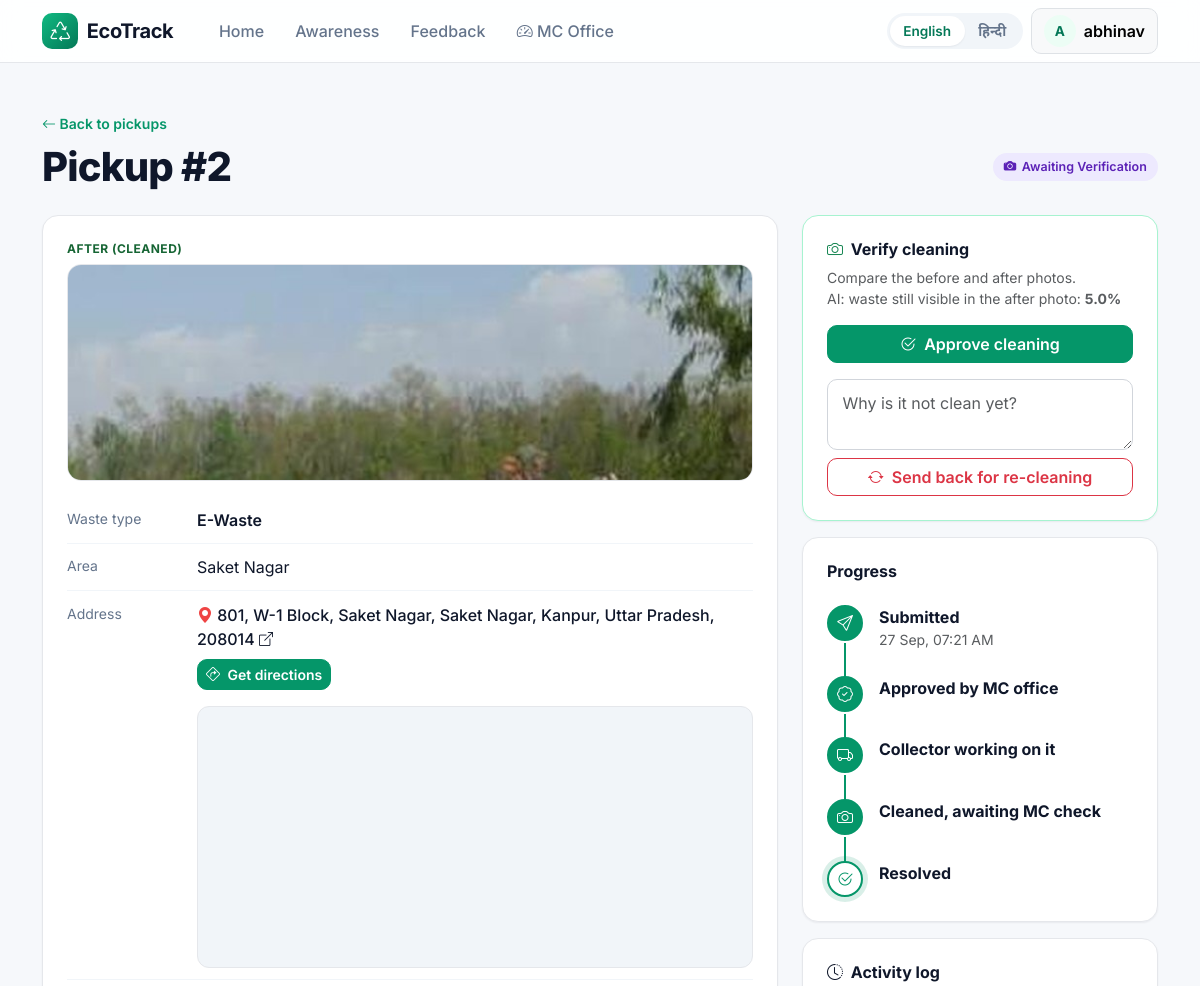
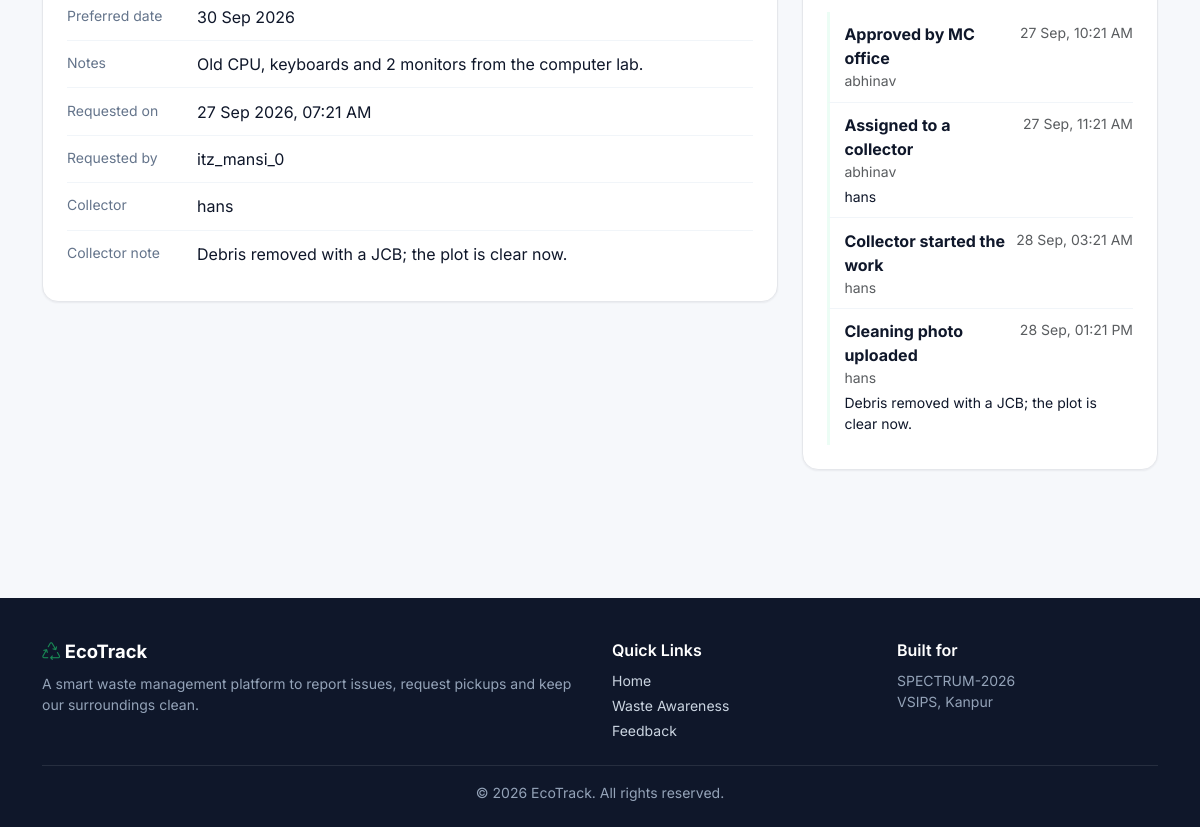
Screenshot of /pickups/2/ (signed in) with the database file from the repository (2 pictures, top to bottom).
### pickups/models.py (models this page shows, shortened)
class PickupRequest(WorkflowBase):
    WASTE_TYPE_CHOICES = [
        ('wet', 'Wet Waste'),
        ('dry', 'Dry Waste'),
        ('recyclable', 'Recyclable'),
        ('hazardous', 'Hazardous'),
        ('ewaste', 'E-Waste'),
    ]
    kind = 'pickup'
    kind_label = 'Pickup'
    user = models.ForeignKey(User, on_delete=models.CASCADE, related_name='pickups')
    waste_type = models.CharField(max_length=20, choices=WASTE_TYPE_CHOICES)
    area = models.CharField(max_length=100, blank=True)
    address = models.CharField(max_length=255)
    preferred_date = models.DateField()
    notes = models.TextField(blank=True)
    created_at = models.DateTimeField(auto_now_add=True)
    class Meta:
        ordering = ['-created_at']
    @property
    def before_image(self):
        return None

### complaints/models.py (models this page shows, shortened)
class ActivityLog(models.Model):
    kind = models.CharField(max_length=20)            # 'complaint' or 'pickup'
    object_id = models.PositiveIntegerField()
    event = models.CharField(max_length=20, choices=EVENT_CHOICES)
    status = models.CharField(max_length=20, choices=WORKFLOW_STATUSES)
    note = models.TextField(blank=True)
    actor = models.ForeignKey(settings.AUTH_USER_MODEL, null=True, blank=True,
                              on_delete=models.SET_NULL, related_name='+')
    created_at = models.DateTimeField(auto_now_add=True)
    class Meta:
        ordering = ['created_at', 'id']
        indexes = [models.Index(fields=['kind', 'object_id'], name='activity_kind_obj_idx')]

### pickups/views.py (the view)
# urls.py: path('<int:pk>/', views.pickup_detail, name='pickup_detail'),
@login_required
def pickup_detail(request, pk):
    pickup = load_task(request, 'pickup', pk)
    return render(request, 'pickups/detail.html', build_task_context(request, pickup))

### templates/pickups/detail.html (shortened to what this page needs)
{% extends 'base.html' %}
{% load eco_tags %}
{% block content %}
<div class="container py-5">
    {% if is_officer %}<a href="{% url 'manage_pickups' %}" class="link-brand small"><i class="bi bi-arrow-left"></i> {% t "Back to pickups" %}</a>
    {% elif is_collector %}<a href="{% url 'collector_dashboard' %}" class="link-brand small"><i class="bi bi-arrow-left"></i> {% t "Back to my tasks" %}</a>
    {% else %}<a href="{% url 'my_pickups' %}" class="link-brand small"><i class="bi bi-arrow-left"></i> {% t "Back to pickups" %}</a>{% endif %}
    <div class="d-flex flex-wrap justify-content-between align-items-center mt-2 mb-4 gap-2">
        <h1 class="page-title mb-0">{% t "Pickup" %} #{{ obj.id }}</h1>
        {% include 'partials/badge.html' with s=obj.status %}
    </div>
    <div class="row g-4">
        <div class="col-lg-8">
            <div class="card-x p-4">
                {% include 'partials/task_photos.html' %}
                <div class="detail-row"><div class="k">{% t "Waste type" %}</div><div class="fw-semibold">{% t obj.get_waste_type_display %}</div></div>
                <div class="detail-row"><div class="k">{% t "Area" %}</div><div>{{ obj.area|default:"-" }}</div></div>
                {% include 'partials/task_address.html' %}
                <div class="detail-row"><div class="k">{% t "Preferred date" %}</div><div>{{ obj.preferred_date|date:"d M Y" }}</div></div>
                {% if obj.notes %}<div class="detail-row"><div class="k">{% t "Notes" %}</div><div>{{ obj.notes }}</div></div>{% endif %}
                <div class="detail-row"><div class="k">{% t "Requested on" %}</div><div>{{ obj.created_at|date:"d M Y, h:i A" }}</div></div>
                <div class="detail-row"><div class="k">{% t "Requested by" %}</div><div>{{ obj.user.get_full_name|default:obj.user.username }}</div></div>
                {% if obj.collector %}<div class="detail-row"><div class="k">{% t "Collector" %}</div><div>{{ obj.collector.get_full_name|default:obj.collector.username }}</div></div>{% endif %}
                {% if obj.collector_note %}<div class="detail-row"><div class="k">{% t "Collector note" %}</div><div>{{ obj.collector_note }}</div></div>{% endif %}
            </div>
        </div>
        <div class="col-lg-4">
            {% include 'partials/task_actions.html' %}
            {% include 'partials/task_progress.html' %}
            {% include 'partials/task_history.html' %}
        </div>
    </div>
</div>
{% endblock %}

### templates/base.html (shortened to what this page needs)
{% load static eco_tags %}
<!DOCTYPE html>
<html lang="{{ request.LANGUAGE_CODE|default:'en' }}">
<head>
    <link href="https://cdn.jsdelivr.net/npm/bootstrap@5.3.3/dist/css/bootstrap.min.css" rel="stylesheet">
    <link href="https://cdn.jsdelivr.net/npm/bootstrap-icons@1.11.3/font/bootstrap-icons.min.css" rel="stylesheet">
    <link href="{% static 'css/style.css' %}" rel="stylesheet">
</head>
<body>
<nav class="navbar navbar-expand-lg navbar-eco sticky-top" id="mainNav">
    <div class="container">
        <a class="navbar-brand d-flex align-items-center fw-bold" href="{% url 'home' %}">
            <span class="brand-mark"><i class="bi bi-recycle"></i></span>EcoTrack
        </a>
        <div class="collapse navbar-collapse" id="nav">
            {% with n=request.resolver_match.url_name %}
            <ul class="navbar-nav me-auto ms-lg-3 gap-lg-1">
                <li class="nav-item"><a class="nav-link {% if n == 'home' %}active{% endif %}" href="{% url 'home' %}">{% t "Home" %}</a></li>
                <li class="nav-item"><a class="nav-link {% if n == 'awareness' %}active{% endif %}" href="{% url 'awareness' %}">{% t "Awareness" %}</a></li>
                <li class="nav-item"><a class="nav-link {% if n == 'feedback' %}active{% endif %}" href="{% url 'feedback' %}">{% t "Feedback" %}</a></li>
                {% if user.is_authenticated %}
                    {% if is_citizen %}
                    <li class="nav-item"><a class="nav-link {% if n == 'report_complaint' %}active{% endif %}" href="{% url 'report_complaint' %}">{% t "Report Issue" %}</a></li>
                    <li class="nav-item"><a class="nav-link {% if n == 'request_pickup' %}active{% endif %}" href="{% url 'request_pickup' %}">{% t "Request Pickup" %}</a></li>
                    {% elif is_collector %}
                    <li class="nav-item"><a class="nav-link {% if n == 'collector_dashboard' %}active{% endif %}" href="{% url 'collector_dashboard' %}"><i class="bi bi-truck"></i> {% t "My Tasks" %}</a></li>
                    {% elif is_officer %}
                    <li class="nav-item"><a class="nav-link " href="{% url 'dashboard' %}"><i class="bi bi-speedometer2"></i> {% t "MC Office" %}</a></li>
                    {% endif %}
                {% endif %}
            </ul>
            {% endwith %}
            <div class="d-flex align-items-center gap-2 mt-3 mt-lg-0">
                <div class="lang-switch">
                    <a href="{% url 'set_language' 'en' %}" class="{% if request.LANGUAGE_CODE != 'hi' %}on{% endif %}">English</a>
                    <a href="{% url 'set_language' 'hi' %}" class="{% if request.LANGUAGE_CODE == 'hi' %}on{% endif %}">हिन्दी</a>
                </div>
                {% if user.is_authenticated %}
                <div class="dropdown">
                    <button class="btn btn-light border d-flex align-items-center gap-2" data-bs-toggle="dropdown">
                        <span class="avatar">{{ user.username|slice:":1"|upper }}</span>
                        <span class="fw-semibold">{{ user.username }}</span>
                    </button>
                </div>
                {% else %}
                <a href="{% url 'login' %}" class="btn btn-light border">{% t "Login" %}</a>
                <a href="{% url 'register' %}" class="btn btn-brand">{% t "Get Started" %}</a>
                {% endif %}
            </div>
        </div>
    </div>
</nav>
<main>
    {% block content %}{% endblock %}
</main>
<footer class="footer">
    <div class="container">
        <div class="row g-4">
            <div class="col-md-6">
                <div class="footer-brand mb-2"><i class="bi bi-recycle text-success"></i> EcoTrack</div>
                <p class="mb-0 small">{% t "A smart waste management platform to report issues, request pickups and keep our surroundings clean." %}</p>
            </div>
            <div class="col-md-3">
                <div class="text-white fw-semibold mb-2">{% t "Quick Links" %}</div>
                <div class="d-flex flex-column gap-1 small">
                    <a href="{% url 'home' %}">{% t "Home" %}</a>
                    <a href="{% url 'awareness' %}">{% t "Waste Awareness" %}</a>
                    <a href="{% url 'feedback' %}">{% t "Feedback" %}</a>
                </div>
            </div>
            <div class="col-md-3">
                <div class="text-white fw-semibold mb-2">{% t "Built for" %}</div>
                <div class="small">SPECTRUM-2026<br>VSIPS, Kanpur</div>
            </div>
        </div>
        <hr class="border-secondary mt-4">
        <div class="small text-center">© 2026 EcoTrack. {% t "All rights reserved." %}</div>
    </div>
</footer>
</body>
</html>

### templates/partials/task_photos.html (shortened to what this page needs)
{% load eco_tags %}
{% if obj.before_image or obj.after_image %}
<div class="row g-3 mb-3">
    {% if obj.after_image %}
    <div class="{% if obj.before_image %}col-md-6{% else %}col-12{% endif %}">
        <div class="photo-label after">{% t "After (cleaned)" %}</div>
        <a href="{{ obj.after_image.url }}" target="_blank"><img src="{{ obj.after_image.url }}" class="detail-img" alt="After"></a>
    </div>
    {% endif %}
</div>
{% endif %}

### templates/partials/task_address.html (shortened to what this page needs)
{% load eco_tags %}
<div class="detail-row"><div class="k">{% t "Address" %}</div>
    <div>
        {% if can_navigate %}
        <a href="{{ obj.maps_directions_url }}" target="_blank" rel="noopener" class="addr-link" title="{% t 'Open directions in Google Maps' %}">
            <i class="bi bi-geo-alt-fill"></i> {{ obj.full_address }} <i class="bi bi-box-arrow-up-right small"></i>
        </a>
        <div class="mt-2">
            <a href="{{ obj.maps_directions_url }}" target="_blank" rel="noopener" class="btn btn-sm btn-brand"><i class="bi bi-sign-turn-right me-1"></i> {% t "Get directions" %}</a>
        </div>
        <div class="map-frame mt-3"><iframe src="{{ obj.maps_embed_url }}" loading="lazy" title="Map"></iframe></div>
        {% else %}
        <i class="bi bi-geo-alt-fill text-muted"></i> {{ obj.full_address }}
        {% endif %}
    </div>
</div>

### templates/partials/task_actions.html (shortened to what this page needs)
{% load eco_tags %}
{% if is_officer %}
    {% if obj.status == 'pending' %}
    <div class="card-x p-4 mb-3 border-success-soft">
        <h6 class="fw-bold"><i class="bi bi-patch-check text-success me-1"></i> {% t "Approve request" %}</h6>
        <p class="small text-muted">{% t "Check the details, photo and address. If everything is correct, approve it and optionally choose a collector." %}</p>
        <form method="post" action="{% url 'task_approve' kind obj.pk %}">
            {% csrf_token %}
            <label class="form-label small fw-semibold">{% t "Assign to collector (optional)" %}</label>
            <select name="collector" class="form-select mb-3">
                <option value="">{% t "Let any collector accept it" %}</option>
                {% for c in collectors %}<option value="{{ c.pk }}">{{ c.get_full_name|default:c.username }}{% if c.profile.city %} · {{ c.profile.city }}{% endif %}</option>{% endfor %}
            </select>
            <button class="btn btn-brand w-100"><i class="bi bi-check2-circle me-1"></i> {% t "Approve" %}</button>
        </form>
    </div>
    <div class="card-x p-4 mb-3 border-danger-soft">
        <h6 class="fw-bold"><i class="bi bi-x-octagon text-danger me-1"></i> {% t "Reject request" %}</h6>
        <form method="post" action="{% url 'task_reject' kind obj.pk %}">
            {% csrf_token %}
            <label class="form-label small fw-semibold">{% t "Reason (the citizen will see this)" %}</label>
            <textarea name="reason" rows="3" class="form-control mb-3" required placeholder="{% t 'e.g. Address is incomplete / photo does not show waste' %}"></textarea>
            <button class="btn btn-outline-danger w-100"><i class="bi bi-x-lg me-1"></i> {% t "Reject" %}</button>
        </form>
    </div>
    {% elif obj.status == 'cleaned' %}
    <div class="card-x p-4 mb-3 border-success-soft">
        <h6 class="fw-bold"><i class="bi bi-camera text-success me-1"></i> {% t "Verify cleaning" %}</h6>
        <p class="small text-muted">{% t "Compare the before and after photos." %}
            {% if obj.after_ai_score is not None %}<br>{% t "AI: waste still visible in the after photo" %}: <strong>{{ obj.after_ai_score|floatformat:1 }}%</strong>{% endif %}</p>
        <form method="post" action="{% url 'task_verify' kind obj.pk %}" class="mb-3">
            <button class="btn btn-brand w-100"><i class="bi bi-check2-circle me-1"></i> {% t "Approve cleaning" %}</button>
        </form>
        <form method="post" action="{% url 'task_redo' kind obj.pk %}">
            <textarea name="reason" rows="2" class="form-control mb-2" required placeholder="{% t 'Why is it not clean yet?' %}"></textarea>
            <button class="btn btn-outline-danger w-100"><i class="bi bi-arrow-repeat me-1"></i> {% t "Send back for re-cleaning" %}</button>
        </form>
    </div>
    {% endif %}
{% endif %}

### templates/partials/task_progress.html (shortened to what this page needs)
{% load eco_tags %}
<div class="card-x p-4 mb-3">
    <h6 class="fw-bold mb-4">{% t "Progress" %}</h6>
    <ul class="timeline">
        {% for s in obj.progress_steps %}
        <li class="tl-item {{ s.state }}">
            <span class="tl-dot"><i class="bi {{ s.icon }}"></i></span>
            <div>
                <strong>{% t s.label %}</strong>
                {% if forloop.first %}<div class="text-muted small">{{ obj.created_at|date:"d M, h:i A" }}</div>{% endif %}
            </div>
        </li>
        {% endfor %}
    </ul>
</div>

### templates/partials/task_history.html
{% load eco_tags %}
{% if history %}
<div class="card-x p-4 mb-3">
    <h6 class="fw-bold mb-3"><i class="bi bi-clock-history me-1"></i> {% t "Activity log" %}</h6>
    <div class="log-list">
        {% for h in history %}
        <div class="log-item">
            <div class="d-flex justify-content-between gap-2">
                <strong>{% t h.get_event_display %}</strong>
                <span class="text-muted small text-nowrap">{{ h.created_at|date:"d M, h:i A" }}</span>
            </div>
            <div class="small text-muted">{% if h.actor %}{{ h.actor.get_full_name|default:h.actor.username }}{% endif %}</div>
            {% if h.note %}<div class="small mt-1">{{ h.note }}</div>{% endif %}
        </div>
        {% endfor %}
    </div>
</div>
{% endif %}

### rows the page displays
PickupRequest: id "2", after_image (picture), waste_type "E-Waste", area "Saket Nagar", full_address "801, W-1 Block, Saket Nagar, Saket Nagar, Kanpur, Uttar Pradesh, 208014", preferred_date "30 Sep 2026", notes "Old CPU, keyboards and 2 monitors from the computer lab.", created_at "27 Sep 2026, 07:21 AM", user.get_full_name "itz_mansi_0", collector.get_full_name "hans", collector_note "Debris removed with a JCB; the plot is clear now.", after_ai_score "5.0", status "cleaned" (drawn), created_at "27 Sep, 07:21 AM"
ActivityLog: event "Approved by MC office", created_at "27 Sep, 10:21 AM", actor.get_full_name "abhinav"
ActivityLog: event "Assigned to a collector", created_at "27 Sep, 11:21 AM", actor.get_full_name "abhinav", note "hans"
ActivityLog: event "Collector started the work", created_at "28 Sep, 03:21 AM", actor.get_full_name "hans"
ActivityLog: event "Cleaning photo uploaded", created_at "28 Sep, 01:21 PM", actor.get_full_name "hans", note "Debris removed with a JCB; the plot is clear now."

### other values shown
{{ user.username|slice:":1"|upper }} "A"
{{ user.username }} "abhinav"
